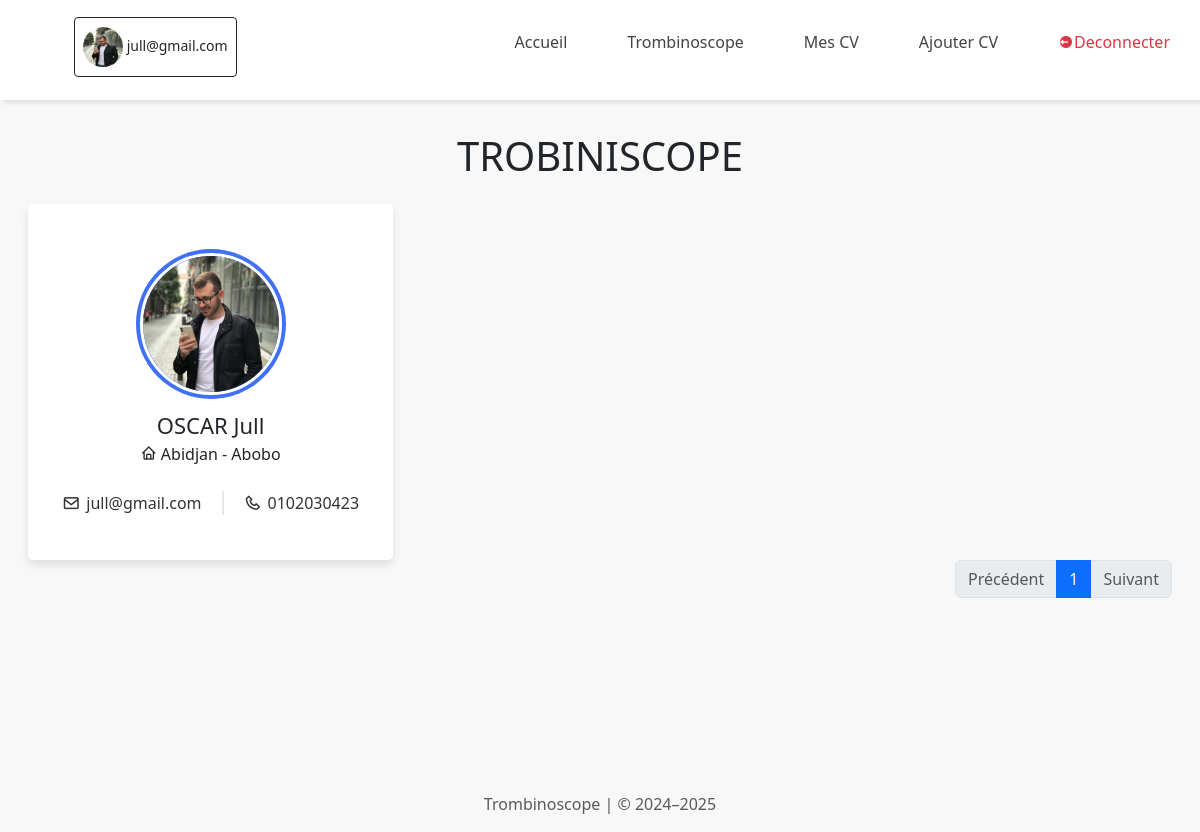
Screenshot of / (signed in) with the database file from the repository.
### App/models.py (models this page shows)
class Personne(AbstractUser):
    email = models.EmailField(unique=True)
    username = None
    last_name = None
    first_name = None
    nom = models.CharField(max_length=30)
    prenom = models.CharField(max_length=30)
    telephone = models.CharField(max_length=30, unique=True)
    adresse = models.CharField(max_length=200)
    photo = models.ImageField(upload_to="photos/")
    USERNAME_FIELD = 'email'
    REQUIRED_FIELDS = ['nom', 'prenom', 'telephone','adresse']
    objects = PersonneManager()

### App/views.py (the view)
# urls.py: path('', views.index, name="index"),
def index(request):
    data_list = Personne.objects.all()  # Fetch data from your model
    paginator = Paginator(data_list, 3)  # Show 10 items per page
    page_number = request.GET.get('page')  # Get the page number from the query string
    try:
        personne = paginator.page(page_number)
    except PageNotAnInteger:
        personne = paginator.page(1)  # If page is not an integer, show the first page
    except EmptyPage:
        personne = paginator.page(paginator.num_pages)
    return render(request, 'index.html', {'data':personne})

### App/templates/index.html (shortened to what this page needs)
{% extends 'cv/base.html' %}
{% load static %}
{% block content %}
<section>
    <div class="text-center mb-4">
      <h1>TROBINISCOPE</h1>
    </div>
    {% if data %}
    <div class="row">
        {% for d in data %}
            {% if d.nom != 'admin'%}
            <div class="col-sm-4">
                <div class="profile-card">
                    <div class="image">
                        {% if d.photo %}
                            <img src="{{d.photo.url}}" alt="" class="profile-img">
                        {% else %}
                            <img src="{% static 'assets/img/default-avatar.png' %}" alt="" class="profile-img">
                        {% endif %}
                    </div>
                    <div class="text-data">
                        <span class="name">{{d.nom|upper}} {{d.prenom}}</span>
                    </div>
                    <div>
                        <div>
                            <span><i class='bx bx-home'></i> {{d.adresse}} </span>
                        </div>
                    </div>
                    <div class="analytics">
                        <div class="data">
                            <i class='bx bx-envelope'></i>
                            <span class="number">{{d.email}}</span>
                        </div>
                        <div class="data">
                            <i class='bx bx-phone'></i>
                            <span class="number">{{d.telephone}}</span>
                        </div>
                    </div>
                </div>
            </div>
            {% endif %}
        {% endfor %}
    </div>
    <div>
        <div aria-label="Page navigation example" style="box-shadow: none;">
            <ul class="pagination justify-content-end">
              {% if data.has_previous %}
                <li class="page-item">
                  <a class="page-link" href="?page={{ data.previous_page_number }}" aria-label="Previous">
                    Précédent
                  </a>
                </li>
              {% else %}
                <li class="page-item disabled">
                  <a class="page-link" aria-label="Previous">
                    Précédent
                  </a>
                </li>
              {% endif %}
              {% for page_num in data.paginator.page_range %}
                {% if page_num == data.number %}
                  <li class="page-item active" aria-current="page">
                    <a class="page-link" href="#">{{ page_num }}</a>
                  </li>
                {% else %}
                  <li class="page-item">
                    <a class="page-link" href="?page={{ page_num }}">{{ page_num }}</a>
                  </li>
                {% endif %}
              {% endfor %}
              {% if data.has_next %}
                <li class="page-item">
                  <a class="page-link" href="?page={{ data.next_page_number }}" aria-label="Next">
                    Suivant
                  </a>
                </li>
              {% else %}
                <li class="page-item disabled">
                  <a class="page-link" aria-label="Next">
                    Suivant
                  </a>
                </li>
              {% endif %}
            </ul>
        </div>
    </div>
    {% else %}
        <div>NO bady</div>
    {% endif %}
</section>
{% endblock %}

### App/templates/cv/base.html (shortened to what this page needs)
{% load static %}
<!DOCTYPE html>
<html lang="en">
<head>
    <link href="https://cdn.jsdelivr.net/npm/bootstrap@5.3.3/dist/css/bootstrap.min.css" rel="stylesheet">
    <link href='https://unpkg.com/boxicons@2.0.9/css/boxicons.min.css' rel='stylesheet'>
    <link href="https://cdnjs.cloudflare.com/ajax/libs/font-awesome/6.5.0/css/all.min.css" rel="stylesheet">
    <link href="https://cdn.jsdelivr.net/npm/select2@4.0.13/dist/css/select2.min.css" rel="stylesheet" />
</head>
<body>
    <nav class="navBar">
        <ul>
            {% if user.is_authenticated %}
            <li class="">
                <button type="button" class="btn btn-outline-dark btn-sm" style="margin-left: 3em; height: 60px;">
                    {% if user.photo %}
                        <img src="{{ user.photo.url }}" alt="User Image" class="rounded-circle" style="width: 40px; height: 40px;">
                    {% else %}
                        <img src="{% static 'assets/img/default-avatar.png' %}" alt="" class="rounded-circle me-2" style="width: 30px; height: 30px;">
                    {% endif %}
                        <span>{{ user.email }}</span>
                </button>
            </li>
            {% endif %}
            {% if user.is_authenticated %}
                <li class="hideOnMible">
                    <a class="lien" href="{% url 'profil' %}">
                        <span class="text">Accueil</span>
                    </a>
                </li>
                <li class="hideOnMible">
                    <a class="lien" href="{% url 'index' %}">
                        <span class="text">Trombinoscope</span>
                    </a>
                </li>
                <li class="hideOnMible">
                    <a class="lien" href="{% url 'mesCv' %}">
                        <span class="text">Mes CV</span>
                    </a>
                </li>
                <li class="hideOnMible">
                    <a class="lien" href="{% url 'format-cv' %}">
                        <span class="text">Ajouter CV</span>
                    </a>
                </li>
                <li class="hideOnMible">
                    <a href="{% url 'deconnexion' %}" class="text-danger">
                        <i class='bx bxs-log-out-circle' ></i>
                        <span class="text">Deconnecter</span>
                    </a>
                </li>
            {% endif %}
        </ul>
    </nav>
    <div id="content" class="container-fluid">
        {% block content %}
        {% endblock %}
    </div>
    <footer style="height: 60px; display: flex; align-items: center; justify-content: center; margin-top: 10em;">
        <div class="text-center">
            <p class="mt-5 mb-3 text-muted">Trombinoscope | © 2024–2025</p>
        </div>
    </footer>
</body>
</html>

### App/templates/cv/base.html (style rules this page uses)
* { margin: 0; padding: 0; }
body { min-height: 100vh; background-size: cover; background-repeat: no-repeat; background-position: center; background-color: #f9f8f8; font-family: 'Segoe UI', Tahoma, Geneva, Verdana, sans-serif'; }
.lien { color: #424346; }

### App/templates/index.html (style rules this page uses)
section { margin: 2em 1em; }
.profile-card { max-width: 380px; width: 100%; background-color: #ffffff; box-shadow: 0 5px 10px rgba(0, 0, 0, 0.1); border-radius: 5px; display: flex; flex-direction: column; align-items: center; padding: 45px; position: relative; }
.profile-card::before { content: ""; position: absolute; height: 36%; width: 100%; top: 0; left: 0; border-radius: 5px 5px 0 0; }
.profile-card .text-data { display: flex; flex-direction: column; align-items: center; }
.text-data .name { font-size: 22px; font-weight: 500; }
.image { position: relative; height: 150px; width: 150px; border-radius: 50%; background-color: #4070F4; padding: 4px; margin-bottom: 10px; }
.image .profile-img { height: 100%; width: 100%; object-fit: cover; border-radius: 50%; border: 3px solid #FFF; }
.profile-card .analytics { display: flex; align-items: center; margin-top: 25px; }
.analytics .data { display: flex; align-items: center; color: #333; padding: 0 20px; border-right: 2px solid #e7e7e7; }
.data i { font-size: 18px; margin-right: 6px; }
.data:last-child { border-right: none; }

### rows the page displays
Personne: photo (picture), email "jull@gmail.com", nom "OSCAR", prenom "Jull", adresse "Abidjan - Abobo", telephone "0102030423"

### other values shown
{{ page_num }} "1"
